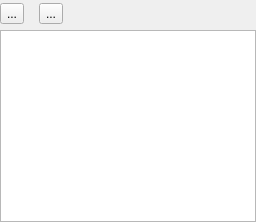
         <widget class="QWidget" name="tab">
          <attribute name="icon">
           <iconset resource="Orayta.qrc">
            <normaloff>:/Icons/bookcase.png</normaloff>:/Icons/bookcase.png</iconset>
          </attribute>
          <attribute name="title">
           <string>Books</string>
          </attribute>
          <layout class="QHBoxLayout" name="horizontalLayout_4">
           <property name="leftMargin">
            <number>0</number>
           </property>
           <property name="topMargin">
            <number>3</number>
           </property>
           <property name="rightMargin">
            <number>0</number>
           </property>
           <property name="bottomMargin">
            <number>0</number>
           </property>
           <item>
            <layout class="QVBoxLayout" name="verticalLayout" stretch="0,0">
             <property name="rightMargin">
              <number>0</number>
             </property>
             <item>
              <layout class="QHBoxLayout" name="horizontalLayout_2">
               <property name="spacing">
                <number>15</number>
               </property>
               <item>
                <widget class="QToolButton" name="addAllToSearchButton">
                 <property name="toolTip">
                  <string>Add all books to search</string>
                 </property>
                 <property name="text">
                  <string>...</string>
                 </property>
                 <property name="icon">
                  <iconset resource="Orayta.qrc">
                   <normaloff>:/Icons/doublegreenv.png</normaloff>:/Icons/doublegreenv.png</iconset>
                 </property>
                </widget>
               </item>
               <item>
                <widget class="QToolButton" name="removeAllFromSearchButton">
                 <property name="toolTip">
                  <string>Remove all books from search</string>
                 </property>
                 <property name="text">
                  <string>...</string>
                 </property>
                 <property name="icon">
                  <iconset resource="Orayta.qrc">
                   <normaloff>:/Icons/doublegreyv.png</normaloff>:/Icons/doublegreyv.png</iconset>
                 </property>
                </widget>
               </item>
               <item>
                <spacer name="horizontalSpacer_4">
                 <property name="orientation">
                  <enum>Qt::Horizontal</enum>
                 </property>
                 <property name="sizeHint" stdset="0">
                  <size>
                   <width>40</width>
                   <height>20</height>
                  </size>
                 </property>
                </spacer>
               </item>
              </layout>
             </item>
             <item>
              <widget class="QTreeWidget" name="treeWidget">
               <property name="sizePolicy">
                <sizepolicy hsizetype="Expanding" vsizetype="Expanding">
                 <horstretch>0</horstretch>
                 <verstretch>0</verstretch>
                </sizepolicy>
               </property>
               <property name="contextMenuPolicy">
                <enum>Qt::CustomContextMenu</enum>
               </property>
               <property name="layoutDirection">
                <enum>Qt::LeftToRight</enum>
               </property>
               <property name="autoFillBackground">
                <bool>false</bool>
               </property>
               <property name="frameShape">
                <enum>QFrame::StyledPanel</enum>
               </property>
               <property name="frameShadow">
                <enum>QFrame::Plain</enum>
               </property>
               <property name="horizontalScrollBarPolicy">
                <enum>Qt::ScrollBarAsNeeded</enum>
               </property>
               <property name="alternatingRowColors">
                <bool>false</bool>
               </property>
               <property name="rootIsDecorated">
                <bool>true</bool>
               </property>
               <property name="allColumnsShowFocus">
                <bool>false</bool>
               </property>
               <property name="columnCount">
                <number>1</number>
               </property>
               <attribute name="headerVisible">
                <bool>false</bool>
               </attribute>
               <attribute name="headerStretchLastSection">
                <bool>false</bool>
               </attribute>
               <attribute name="headerVisible">
                <bool>false</bool>
               </attribute>
               <attribute name="headerStretchLastSection">
                <bool>false</bool>
               </attribute>
               <column>
                <property name="text">
                 <string notr="true">1</string>
                </property>
               </column>
              </widget>
             </item>
            </layout>
           </item>
          </layout>
         </widget>
